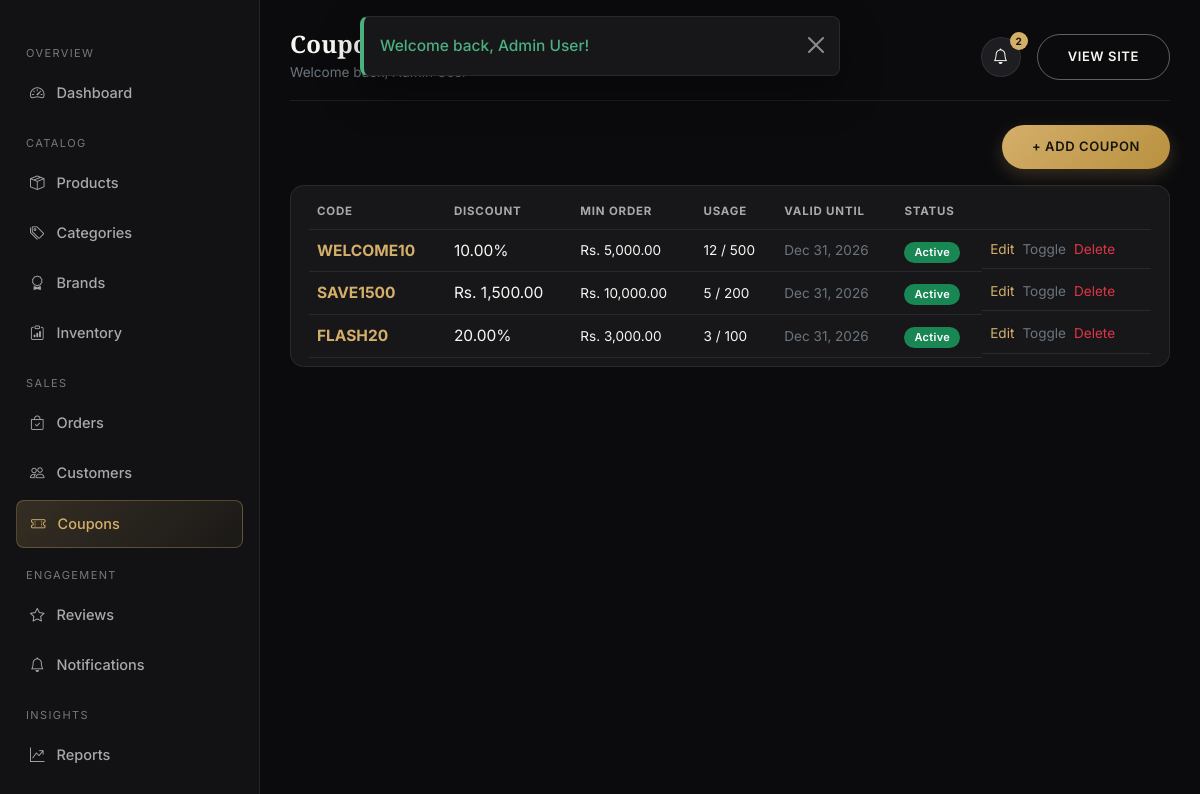
The page /admin/coupons/index.php (signed in) on the database its author committed.
### tables this page shows
CREATE TABLE coupons (
    coupon_id INT AUTO_INCREMENT PRIMARY KEY,
    coupon_code VARCHAR(50) NOT NULL UNIQUE,
    discount_type ENUM('percentage','fixed') NOT NULL,
    discount_value DECIMAL(10,2) NOT NULL,
    min_order_amount DECIMAL(10,2) NOT NULL DEFAULT 0,
    max_discount_amount DECIMAL(10,2) DEFAULT NULL,
    usage_limit INT DEFAULT NULL,
    used_count INT NOT NULL DEFAULT 0,
    start_date DATETIME NOT NULL,
    end_date DATETIME NOT NULL,
    status ENUM('active','inactive') NOT NULL DEFAULT 'active',
    created_at TIMESTAMP NOT NULL DEFAULT CURRENT_TIMESTAMP
);

### includes/functions.php (called while the page is built, shortened)
<?php
function e($value): string
{
    return htmlspecialchars((string)($value ?? ''), ENT_QUOTES, 'UTF-8');
}
function money($amount): string
{
    return 'Rs. ' . number_format((float)$amount, 2);
}
function friendly_date($datetime, string $format = 'M d, Y h:i A'): string
{
    return date($format, strtotime($datetime));
}
    ob_start(); ?>

### admin/coupons/index.php (the view, shortened to what this page needs)
<?php
$pdo = db();
$coupons = $pdo->query("SELECT * FROM coupons ORDER BY created_at DESC")->fetchAll();
require __DIR__ . '/../../includes/header.php';
?>
<div class="sc-dash-wrap">
  <?php require __DIR__ . '/../includes/sidebar.php'; ?>
  <main class="sc-content">
    <?php require __DIR__ . '/../includes/topbar.php'; ?>
    <div class="d-flex justify-content-end mb-3"><a href="<?= BASE_URL ?>admin/coupons/add.php" class="btn btn-sc-gold btn-sm">+ Add Coupon</a></div>
    <div class="sc-table-wrap">
      <table class="table align-middle mb-0">
        <thead class="sc-thead"><tr><th>Code</th><th>Discount</th><th>Min Order</th><th>Usage</th><th>Valid Until</th><th>Status</th><th></th></tr></thead>
        <tbody>
          <?php foreach ($coupons as $c):
            $expired = strtotime($c['end_date']) < time(); ?>
            <tr>
              <td><strong class="text-gold"><?= e($c['coupon_code']) ?></strong></td>
              <td><?= $c['discount_type'] === 'percentage' ? $c['discount_value'] . '%' : money($c['discount_value']) ?></td>
              <td class="small"><?= money($c['min_order_amount']) ?></td>
              <td class="small"><?= (int)$c['used_count'] ?> / <?= $c['usage_limit'] ?? '∞' ?></td>
              <td class="small text-secondary"><?= friendly_date($c['end_date'], 'M d, Y') ?></td>
              <td>
                <?php if ($expired): ?><span class="badge sc-badge bg-secondary">Expired</span>
                <?php else: ?><span class="badge sc-badge bg-<?= $c['status'] === 'active' ? 'success' : 'secondary' ?>"><?= ucfirst($c['status']) ?></span><?php endif; ?>
              </td>
              <td class="d-flex gap-2">
                <a href="<?= BASE_URL ?>admin/coupons/edit.php?id=<?= $c['coupon_id'] ?>" class="text-gold small">Edit</a>
                <a href="?toggle=<?= $c['coupon_id'] ?>" class="text-secondary small">Toggle</a>
                <a href="<?= BASE_URL ?>admin/coupons/delete.php?id=<?= $c['coupon_id'] ?>" class="text-danger small js-confirm" data-confirm="Delete this coupon?">Delete</a>
              </td>
            </tr>
          <?php endforeach; ?>
        </tbody>
      </table>
    </div>
  </main>
</div>
<?php require __DIR__ . '/../../includes/dash-footer.php'; ?>

### assets/css/style.css (style rules this page uses)
:root { --sc-black: #0b0b0d; --sc-charcoal: #121214; --sc-charcoal-2: #17171a; --sc-charcoal-3: #1e1e22; --sc-border: rgba(255, 255, 255, 0.08); --sc-white: #f7f6f3; --sc-gray: #a8a8ad; --sc-gray-dim: #77777d; --sc-gold: #d4af6a; --sc-gold-soft: #e8cd9a; --sc-gold-deep: #b9903f; --sc-success: #4caf80; --sc-danger: #e0665f; --sc-warning: #e0b25f; --sc-info: #6fa8dc; --sc-radius: 14px; --sc-radius-sm: 8px; --sc-shadow: 0 10px 30px rgba(0, 0, 0, 0.35); --sc-transition: all .28s cubic-bezier(.4,0,.2,1); --sc-font-heading: 'Playfair Display', Georgia, serif; --sc-font-body: 'Inter', -apple-system, BlinkMacSystemFont, 'Segoe UI', sans-serif; }
* { box-sizing: border-box; }
body { background: var(--sc-black); color: var(--sc-white); font-family: var(--sc-font-body); font-size: 15.5px; line-height: 1.65; -webkit-font-smoothing: antialiased; animation: scPageFadeIn .18s ease both; }
a { color: var(--sc-gold); text-decoration: none; transition: var(--sc-transition); }
.btn-sc-gold { background: linear-gradient(135deg, var(--sc-gold) 0%, var(--sc-gold-deep) 100%); color: #14140f; border: none; font-weight: 600; letter-spacing: .6px; text-transform: uppercase; font-size: 13px; padding: 12px 30px; border-radius: 40px; transition: var(--sc-transition); box-shadow: 0 6px 18px rgba(212,175,106,.22); }
.table { color: var(--sc-white); }
.table > :not(caption) > * > * { background: transparent; border-bottom-color: var(--sc-border); color: var(--sc-white); }
.sc-table-wrap { background: var(--sc-charcoal-2); border: 1px solid var(--sc-border); border-radius: var(--sc-radius); padding: 8px 18px; }
thead.sc-thead th { color: var(--sc-gray); text-transform: uppercase; font-size: 11.5px; letter-spacing: .8px; border-bottom-color: var(--sc-border) !important; }
.sc-badge { font-weight: 600; font-size: 11px; padding: 5px 10px; border-radius: 20px; letter-spacing: .3px; }
.sc-dash-wrap { display: flex; align-items: flex-start; min-height: calc(100vh - 76px); }
.sc-content { flex: 1; padding: 30px; max-width: 100%; overflow-x: hidden; }
.text-gold { color: var(--sc-gold) !important; }

### rows shown on the page
coupons: coupon_code "WELCOME10", discount_value "10.00", min_order_amount "Rs. 5,000.00", used_count "12", usage_limit "500", end_date "Dec 31, 2026", status "Active"
coupons: coupon_code "SAVE1500", discount_value "Rs. 1,500.00", min_order_amount "Rs. 10,000.00", used_count "5", usage_limit "200", end_date "Dec 31, 2026", status "Active"
coupons: coupon_code "FLASH20", discount_value "20.00", min_order_amount "Rs. 3,000.00", used_count "3", usage_limit "100", end_date "Dec 31, 2026", status "Active"

### other values the page prints
$f['message'] "Welcome back, Admin User!"
$label "Dashboard Products Categories Brands Inventory Orders Customers Coupons Reviews Notifications Reports"
$pageTitle "Coupons"
$adminNotifCount "2"
